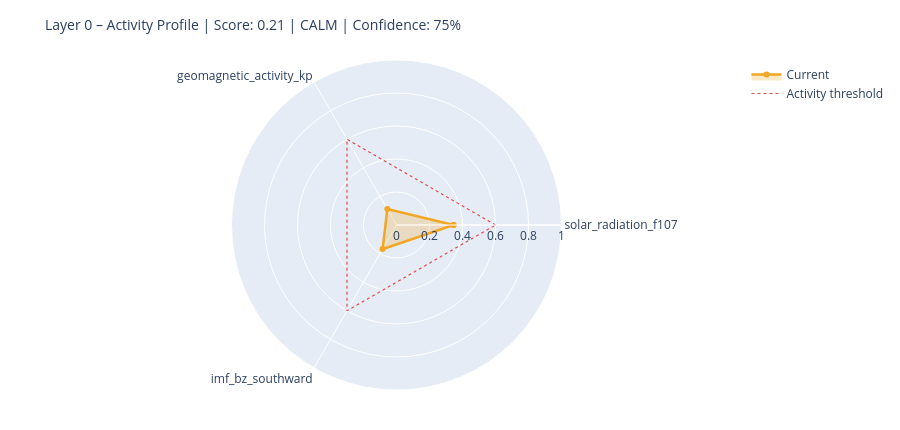

The notebook cell this image was saved under:
### Markdown cell above
---
## 6. State Assessment & Handoff to Layer 1

### Code cell
# ============================================================
# STEP 1 – Collect raw values with source modes
# Mode: 'primary' | 'fallback_3h' | 'last_valid' | 'missing'
# ============================================================

def safe_last(df, col):
    if df is None or col not in df.columns: return None
    s = df[col].dropna()
    return float(s.iloc[-1]) if not s.empty else None

f107_now = safe_last(df_f107, 'f10.7')
bz_now   = safe_last(df_mag,  'bz_gsm')
kp_now   = safe_last(df_kp,   'kp')
sw_now   = safe_last(df_sw,   'speed')

source_modes = {
    'F10.7':    'primary'  if f107_now is not None else 'missing',
    'Kp':       'primary'  if kp_now   is not None else 'missing',
    'IMF_Bz':   'primary'  if bz_now   is not None else 'missing',
    'SW_speed': 'primary'  if sw_now   is not None else 'missing',
}

# Kp Fallback – 3h endpoint
if kp_now is None:
    try:
        r = requests.get(
            'https://services.swpc.noaa.gov/json/noaa-planetary-k-index.json',
            timeout=10)
        r.raise_for_status()
        fb = pd.DataFrame(r.json())
        tc = next((c for c in fb.columns if 'time' in c.lower()), fb.columns[0])
        kc = next((c for c in fb.columns if 'kp' in c.lower() and c != tc), None)
        if kc:
            fb[kc] = fb[kc].astype(str).str.extract(r'([0-9]+(?:\.[0-9]*)?)')[0]
            fb[kc] = pd.to_numeric(fb[kc], errors='coerce')
            fb = fb[fb[kc] >= 0].dropna(subset=[kc])
            if not fb.empty:
                kp_now = float(fb[kc].iloc[-1])
                source_modes['Kp'] = 'fallback_3h'
                print(f'  Kp fallback (3h): {kp_now:.1f}')
    except Exception as e:
        print(f'  Kp fallback failed: {e}')

# Solar Wind Fallback – last valid value
if sw_now is None and df_sw is not None and 'speed' in df_sw.columns:
    s = df_sw['speed'].dropna()
    if not s.empty:
        sw_now = float(s.iloc[-1])
        source_modes['SW_speed'] = 'last_valid'
        print(f'  SW fallback (last_valid): {sw_now:.0f} km/s')

print()
print('Source modes:', source_modes)

# ============================================================
# STEP 2 – Score from available components only
# ============================================================

def norm(v, lo, hi):
    if v is None: return None
    return max(0.0, min(1.0, (v - lo) / (hi - lo)))

COMPONENTS = {
    'solar_radiation_f107':    (f107_now, norm(f107_now, 60, 250)),
    'geomagnetic_activity_kp': (kp_now,   norm(kp_now,   0,   9)),
    'imf_bz_southward':        (bz_now,   norm(-(bz_now or 0) if bz_now else None, -5, 30)
                                           if bz_now is not None else None),
    'solar_wind_speed':        (sw_now,   norm(sw_now, 300, 800)),
}

available   = {k: v[1] for k, v in COMPONENTS.items() if v[1] is not None}
unavailable = [k for k, v in COMPONENTS.items() if v[1] is None]

layer0_score = round(sum(available.values()) / len(available), 4) if available else None
confidence   = round(len(available) / len(COMPONENTS), 2)

level = ('unknown'  if layer0_score is None
         else 'calm'     if layer0_score < 0.3
         else 'moderate' if layer0_score < 0.6
         else 'active')

# ============================================================
# STEP 3 – Dominant Driver
# ============================================================

def dominant_driver(kp, f107, bz, sw):
    candidates = []
    if kp   is not None and kp   >= 4:   candidates.append(('geomagnetic',    kp / 9))
    if sw   is not None and sw   >= 500:  candidates.append(('solar_wind',     sw / 800))
    if bz   is not None and bz   <= -5:   candidates.append(('imf_southward',  abs(bz) / 30))
    if f107 is not None and f107 >= 150:  candidates.append(('solar_radiation',f107 / 250))
    return max(candidates, key=lambda x: x[1])[0] if candidates else 'none'

driver = dominant_driver(kp_now, f107_now, bz_now, sw_now)

# ============================================================
# STEP 4 – Downstream expectations
# ============================================================

def downstream_expectation(driver, score, kp, bz, f107):
    exp = {
        'magnetosphere':        'calm',
        'ionosphere':           'calm',
        'schumann_resonance':   'unchanged',
        'lithosphere_currents': 'low',
    }
    if driver == 'geomagnetic' or (kp and kp >= 5):
        exp['magnetosphere']        = 'compressed / storm'
        exp['ionosphere']           = 'elevated disturbance (TEC variability)'
        exp['schumann_resonance']   = 'elevated amplitude possible'
        exp['lithosphere_currents'] = 'elevated induction currents'
    elif driver == 'imf_southward' or (bz and bz <= -5):
        exp['magnetosphere']        = 'energy coupling active'
        exp['ionosphere']           = 'elevated electron density possible'
        exp['schumann_resonance']   = 'slight modulation possible'
    elif driver == 'solar_radiation' or (f107 and f107 >= 150):
        exp['ionosphere']           = 'elevated ionization (F-layer)'
        exp['schumann_resonance']   = 'slightly elevated background activity'
    return exp

downstream = downstream_expectation(driver, layer0_score, kp_now, bz_now, f107_now)

# ============================================================
# CONSOLE OUTPUT
# ============================================================

W = 58
print('=' * W)
print('LAYER 0 – STATE ASSESSMENT')
print('=' * W)
for name, (raw_v, score_v) in COMPONENTS.items():
    if score_v is not None:
        bar = '█' * int(score_v * 20) + '░' * (20 - int(score_v * 20))
        print(f'  {name:<35}  {bar}  {score_v:.2f}')
    else:
        print(f'  {name:<35}  {"─" * 20}  n/a')
print('-' * W)
print(f'  Score ({len(available)}/{len(COMPONENTS)} components):  {layer0_score:.3f}')
print(f'  Confidence:         {confidence:.0%}')
print(f'  Level:              {level.upper()}')
print(f'  Dominant Driver:    {driver}')

# Radar chart
cats = list(available.keys())
vals = list(available.values())
if len(cats) >= 3:
    fig = go.Figure()
    fig.add_trace(go.Scatterpolar(
        r=vals + [vals[0]], theta=cats + [cats[0]],
        fill='toself', fillcolor='rgba(242,166,35,0.25)',
        line=dict(color='#F2A623', width=2.5), name='Current'
    ))
    fig.add_trace(go.Scatterpolar(
        r=[0.6] * (len(cats) + 1), theta=cats + [cats[0]],
        line=dict(color='#E24B4A', dash='dot', width=1.2),
        mode='lines', name='Activity threshold'
    ))
    fig.update_layout(
        title=dict(text=f'Layer 0 – Activity Profile | Score: {layer0_score:.2f} | {level.upper()} | Confidence: {confidence:.0%}',
                   font=dict(size=14)),
        polar=dict(radialaxis=dict(visible=True, range=[0, 1])),
        height=430, showlegend=True,
        margin=dict(l=60, r=60, t=60, b=40)
    )
    fig.show()

### Figure 1 — Plotly figure (JSON) as saved in the notebook; plotly's stock layout.template omitted (floating-point values rounded to 4 significant figures)
{"data": [{"fill": "toself", "fillcolor": "rgba(242,166,35,0.25)", "line": {"color": "#F2A623", "width": 2.5}, "name": "Current", "r": [0.3457, 0.1111, 0.1686, 0.3457], "theta": ["solar_radiation_f107", "geomagnetic_activity_kp", "imf_bz_southward", "solar_radiation_f107"], "type": "scatterpolar"}, {"line": {"color": "#E24B4A", "dash": "dot", "width": 1.2}, "mode": "lines", "name": "Activity threshold", "r": [0.6, 0.6, 0.6, 0.6], "theta": ["solar_radiation_f107", "geomagnetic_activity_kp", "imf_bz_southward", "solar_radiation_f107"], "type": "scatterpolar"}], "layout": {"height": 430, "margin": {"b": 40, "l": 60, "r": 60, "t": 60}, "polar": {"radialaxis": {"range": [0, 1], "visible": true}}, "showlegend": true, "title": {"font": {"size": 14}, "text": "Layer 0 – Activity Profile | Score: 0.21 | CALM | Confidence: 75%"}}}
